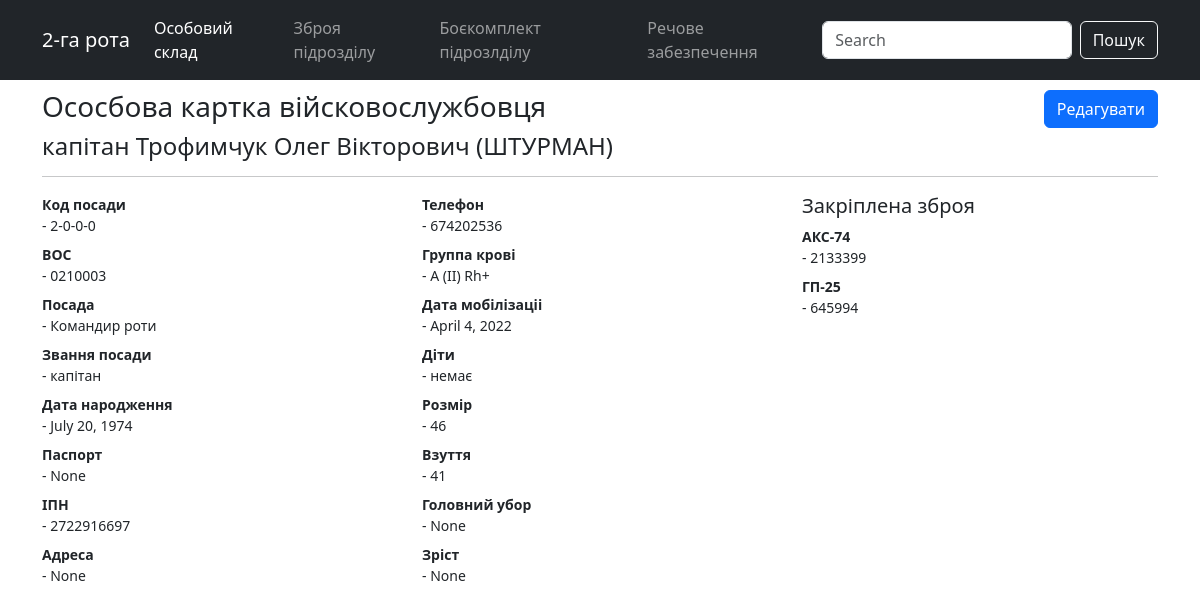
The page /index/soldiers_card/7 on the database its author committed.
### evening/models.py (models this page shows, shortened)
class Soldiers(models.Model):
    slug = models.SlugField(max_length=50, unique=True,
                            verbose_name='Код посади')
    surname = models.CharField(
        max_length=50, blank=True, null=True, verbose_name='Фамілія')
    name = models.CharField(max_length=50, blank=True,
                            null=True, verbose_name='Імʼя')
    fathers_name = models.CharField(
        max_length=50, blank=True, null=True, verbose_name='По батькові')
    callsign = models.CharField(
        max_length=50, blank=True, null=True, verbose_name='Позивний')
    position_name = models.CharField(
        max_length=50, verbose_name='Посада')
    mil_prof = models.CharField(max_length=50, verbose_name='ВОС')
    position_rank = models.CharField(
        max_length=50, verbose_name='Звання посади')
    rank = models.ForeignKey(
        'Ranks', on_delete=models.PROTECT, blank=True, null=True, verbose_name='Звання')
    phone = models.CharField(max_length=13, blank=True,
                             null=True, verbose_name='Телефон')
    birth_date = models.DateField(
        blank=True, null=True, default='2000-01-01', verbose_name='Дата народження')
    tax_number = models.CharField(
        max_length=15, unique=True, blank=True, null=True, verbose_name='ІПН')
    blood_type = models.CharField(
        max_length=15, blank=True, null=True, verbose_name='Группа крові')
    addres = models.CharField(
        max_length=255, blank=True, null=True, verbose_name='Адреса')
    complect_center = models.CharField(
        max_length=255, blank=True, null=True, verbose_name='Центр комплектаціі')
    mob_date = models.DateField(
        blank=True, null=True, default='2000-01-01', verbose_name='Дата мобілізаціі')
    children = models.CharField(
        max_length=50, blank=True, null=True, verbose_name='Діти')
    hight_s = models.CharField(
        max_length=50, blank=True, null=True, verbose_name='Зріст')
    size = models.CharField(max_length=50, blank=True,
                            null=True, verbose_name='Розмір')
    boots_s = models.CharField(
        max_length=50, blank=True, null=True, verbose_name='Взуття')
    head_s = models.CharField(max_length=50, blank=True, null=True,
                              verbose_name='Головний убор')
    photo = models.ImageField(blank=True, null=True, verbose_name='Фото')
    passport = models.CharField(
        max_length=50, blank=True, null=True, verbose_name='Паспорт')
    def __str__(self):
        return f'{self.surname}  {self.name}  {self.fathers_name}'
    class Meta:
        verbose_name = 'Військовослужбовець'
        verbose_name_plural = 'Військовослужбовці'
        ordering = ['slug']

class Ranks (models.Model):
    rank = models.CharField(max_length=50,)
    def __str__(self):
        return self.rank

class Weapons(models.Model):
    weapon_name = models.CharField(
        max_length=50, verbose_name='Наіменування зброї')
    weapon_number = models.CharField(
        max_length=50, unique=True, verbose_name='Номер зброї')
    weapon_type = models.ForeignKey(
        'WeaponsTypes', on_delete=models.PROTECT, verbose_name='Тип зброї', default=1)
    weapon_registration = models.BooleanField(default=True)
    year_manufacture = models.DateField(
        blank=True, null=True, default='2000-01-01', verbose_name='Рік виготовлення')
    soldier_ref = models.ForeignKey(
        'Soldiers', on_delete=models.SET_NULL, blank=True, null=True, verbose_name='Закріплено')
    class Meta:
        verbose_name = 'Зброя підрозділу'
        verbose_name_plural = 'Зброя підрозділу'
        ordering = ['weapon_type', 'weapon_name']

### evening/views.py (the view)
class SoldiersCard(DetailView):
    model = Soldiers
    template_name = 'evening/soldiers_detail.html'
    context_object_name = 'soldiers_card'

### evening/templates/evening/soldiers_detail.html
{% extends "evening/base_generic.html" %}
{% block content %}
<head></head>
<div class="container" style="padding-top:10px">
  <span><h3 style="display:inline-block">Ососбова картка війсковослужбовця</h3>
    <a href={% url "soldier-card-update" soldiers_card.id %} class="btn btn-primary" style="float:right">Редагувати</a></span>
  <h4>{{soldiers_card.rank}} {{soldiers_card}} ({{soldiers_card.callsign}})</h4>
  <hr size=4>
  <section class="section" style="font-size:14px">
    <div class="row">
        <div class="col-lg-4">
              <dl class = "dl-horizontal">
                <dt>Код посади</dt>
                <dd>- {{soldiers_card.slug}}</dd>
                <dt>ВОС</dt>
                <dd>- {{soldiers_card.mil_prof}}</dd>
                <dt>Посада</dt>
                <dd>- {{soldiers_card.position_name}}</dd>
                <dt>Звання посади</dt>
                <dd>- {{soldiers_card.position_rank}}</dd>
                <dt>Дата народження</dt>
                <dd>- {{soldiers_card.birth_date}}</dd>
                <dt>Паспорт</dt>
                <dd>- {{soldiers_card.passport}}</dd>
                <dt>ІПН</dt>
                <dd>- {{soldiers_card.tax_number}}</dd>
                <dt>Адреса</dt>
                <dd>- {{soldiers_card.addres}}</dd>
              </dl>
          </div>
        <div class="col-lg-4">
              <dl class = "dl-horizontal">
                <dt>Телефон</dt>
                <dd>- {{soldiers_card.phone}}</dd>
                <dt>Группа крові</dt>
                <dd>- {{soldiers_card.blood_type}}</dd>
                <dt>Дата мобілізаціі</dt>
                <dd>- {{soldiers_card.mob_date}}</dd>
                <dt>Діти</dt>
                <dd>- {{soldiers_card.children}}</dd>
                <dt>Розмір</dt>
                <dd>- {{soldiers_card.size}}</dd>
                <dt>Взуття</dt>
                <dd>- {{soldiers_card.boots_s}}</dd>
                <dt>Головний убор</dt>
                <dd>- {{soldiers_card.head_s}}</dd>
                <dt>Зріст</dt>
                <dd>- {{soldiers_card.hight_s}}</dd>
              </dl>
          </div>
        <div class="col-lg-4">
              <h5>Закріплена зброя</h5>
              <dl class = "dl-horizontal">
              {% for w in soldiers_card.weapons_set.all %}
                <dt>{{w.weapon_name}}
                <dd>- {{w.weapon_number}}
              {% endfor %}
        </div>
    </div>
  </section>
{% endblock %}

### evening/static/css/styles.css (style rules this page uses)
.row { font-size: 14px; }

### rows shown on the page
Soldiers: rank "капітан", surname+name+fathers_name "Трофимчук Олег Вікторович", callsign "ШТУРМАН", slug "2-0-0-0", mil_prof "0210003", position_name "Командир роти", position_rank "капітан", birth_date "July 20, 1974", passport "None", tax_number "2722916697", addres "None", phone "674202536", blood_type "A (II) Rh+", mob_date "April 4, 2022", children "немає", size "46", boots_s "41", head_s "None", hight_s "None"
Weapons: weapon_name "АКС-74", weapon_number "2133399"
Weapons: weapon_name "ГП-25", weapon_number "645994"
